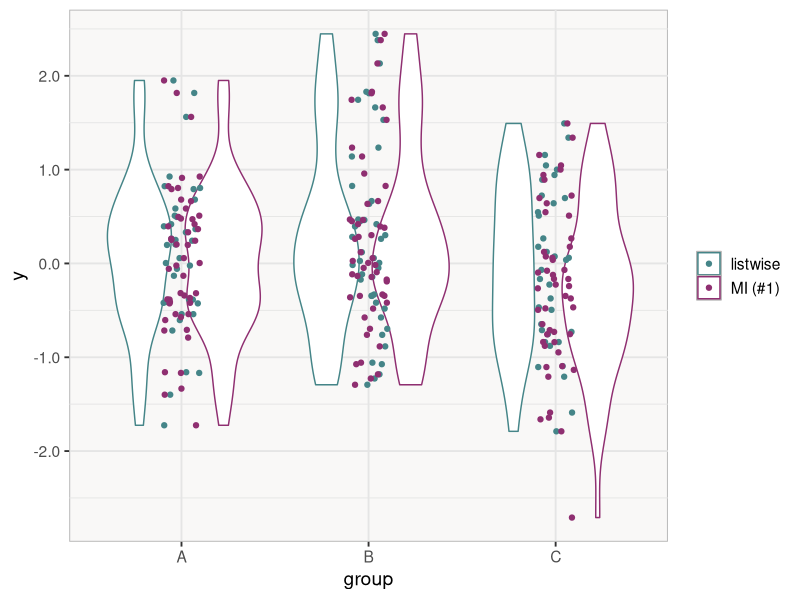

R code for this plot:
## ---- chunk 1
library(knitr)
library(ggplot2)

opts_chunk$set(background="#ffffff", comment="#", collapse=FALSE, 
               fig.width=10, fig.height=6, warning=FALSE, message=FALSE)
options(width=86, digits=3)

gruvy <- theme_gray(base_size=14) +
         theme(panel.background=element_rect(fill="#f9f8f7", colour="#b5b5b5"),
               panel.grid.major=element_line(colour="#e5e5e5"),
               panel.grid.minor=element_line(colour="#e5e5e5"))

set.seed(123)
## ---- chunk 2
n <- 50
f <- .25
p <- c(-1/2,1,-1/2)

sigma2x <- 1
sigma2y <- 1
rhoxy <- .70

pmd <- .20
lambda <- .707

k <- 3
N <- n*k

sigma2tau <- f^2/(1+f^2)
sigma2eps <- 1 - sigma2tau
d <- sqrt( N*sigma2tau / sum(n*p^2) )

# simulation of data
group <- factor( rep(1:k, times=n), labels=c("A","B","C"))
y <- rnorm( N, mean=d*p, sd=sqrt(sigma2eps) )
x <- rhoxy*y + rnorm( N, mean=0, sd=sqrt(sigma2x - rhoxy^2) )
dat <- data.frame(group=group, y=y, x=x)

# ... of MD
rstar <- lambda*x + rnorm(N, mean=0, sd=sqrt(1-lambda^2))
dat[ rstar<qnorm(pmd), "y" ] <- NA

# save data
#save(dat, file="example1.Rdata")
#write.csv(dat, file="example1.csv", row.names=F)
## ---- chunk 3
kable(dat[1:5,], digits=3, align="r", row.names=TRUE)
## ---- chunk 4
# fit the ANOVA model
fit1 <- lm(y ~ 1 + group, data = dat)
summary(fit1)
## ---- chunk 5
f <- summary(fit1)$fstatistic[1]
k <- summary(fit1)$fstatistic[2]
v <- summary(fit1)$fstatistic[3]
## ---- chunk 6
library(mice)
library(mitml)
## ---- chunk 7
# run MI
imp <- mice(data = dat, method = "norm", m = 100)
## ---- chunk 8
# create a list of completed data sets
implist <- mids2mitml.list(imp)
## ---- chunk 9
# fit the ANOVA model
fit2 <- with(implist, lm(y ~ 1 + group))

# pool the parameter estimates
testEstimates(fit2)
## ---- chunk 10
# fit the reduced ANOVA model (without 'group')
fit2.reduced <- with(implist, lm(y ~ 1))
## ---- chunk 11
# compare the two models with pooled Wald test
testModels(fit2, fit2.reduced, method = "D1")
## ---- chunk 12
ld <- data.frame(dat, imp=0)
mi <- data.frame(implist[[1]], imp=1)
dat1 <- na.omit(rbind(ld, mi))
dat1$imp <- factor(dat1$imp, levels=c(0,1), labels=c("listwise","MI (#1)"))

cols <- c("#458588", "#8f2f71")
names(cols) <- levels(dat1$imp)

plt <- ggplot(dat1, aes(group, y, color=imp)) +
       geom_violin(scale="count") +
       geom_jitter(height=0, width=0.1) +
       scale_colour_manual(values=cols, labels=levels(dat1$imp), name=NULL) +
       scale_y_continuous(labels=function(x) sprintf("%.1f", x), name="y") +
       gruvy
plt
## ---- chunk 13
library(lme4)
## ---- chunk 14
n <- 20
m <- 5
f <- .25
p <- c(-1/2,1,-1/2)

sigma2x <- 1
sigma2y <- 1
rhoxy <- .70

pmd <- .20
lambda <- .707

k <- 3
N <- n*k*m

sigma2psi <- 1
bxy <- rhoxy*sqrt(sigma2x/sigma2psi)

sigma2tau <- f^2/(1+f^2)
sigma2eps <- 1 - sigma2tau
d <- sqrt( m*k*sigma2tau / sum(m*p^2) )

# simulation of data
id <- rep(1:n, each=k*m)
group <- factor( rep(1:k, times=n*m), labels=c("A","B","C"))
u <- rnorm( n, mean=0, sd=sqrt(sigma2psi))
v <- bxy*u + rnorm( n, mean=0, sd=sqrt(sigma2x - bxy^2*sigma2psi) )
e <- rnorm( N, mean=d*p, sd=sqrt(sigma2eps) )
y <- (u[id] + e) / sqrt(1 + sigma2psi)
dat <- data.frame(id=id, cond=group, y=y, x=v[id])

# ... of MD
rstar <- lambda*x + rnorm(N, mean=0, sd=sqrt(1-lambda^2))
dat[ rstar<qnorm(pmd), "y" ] <- NA

# save data
#save(dat, file="example2.Rdata")
#write.csv(dat, file="example2.csv", row.names=F)
## ---- chunk 15
kable(dat[1:5,], digits=3, align="r", row.names=TRUE)
## ---- chunk 16
# run MI (for starting solution)
ini <- mice(data = dat, maxit = 0)
## ---- chunk 17
# define the 'subject' identifier (code as '-2' in predictor matrix)
pred <- ini$pred
pred["y", "id"] <- -2

# run MI
imp <- mice(data = dat, pred = pred, method = "2l.pan", m = 100)
summary(imp)
## ---- chunk 18
# create a list of completed data sets
implist <- mids2mitml.list(imp)
## ---- chunk 19
# fit the ANOVA model
fit3 <- with(implist, lmer(y ~ 1 + cond + (1|id)))
testEstimates(fit3, var.comp = TRUE)
## ---- chunk 20
# pool the parameter estimates
fit3.reduced <- with(implist, lmer(y ~ 1 + (1|id)))
testModels(fit3, fit3.reduced, method = "D1")
## ---- chunk 21
      # estimates and covariance matrix
      b <- coef(fit1)[-1]
      V <- vcov(fit1)[-1,-1]
      
      # Wald-test
      F <- b %*% solve(V) %*% b / 2      # F statistic
      pf(F, 2, 116, lower.tail = FALSE)  # p value
## ---- chunk 22
      # define and test parameter constraints
      con <- c("groupB", "groupC")
      testConstraints(fit2, constraints = con, method = "D1")
